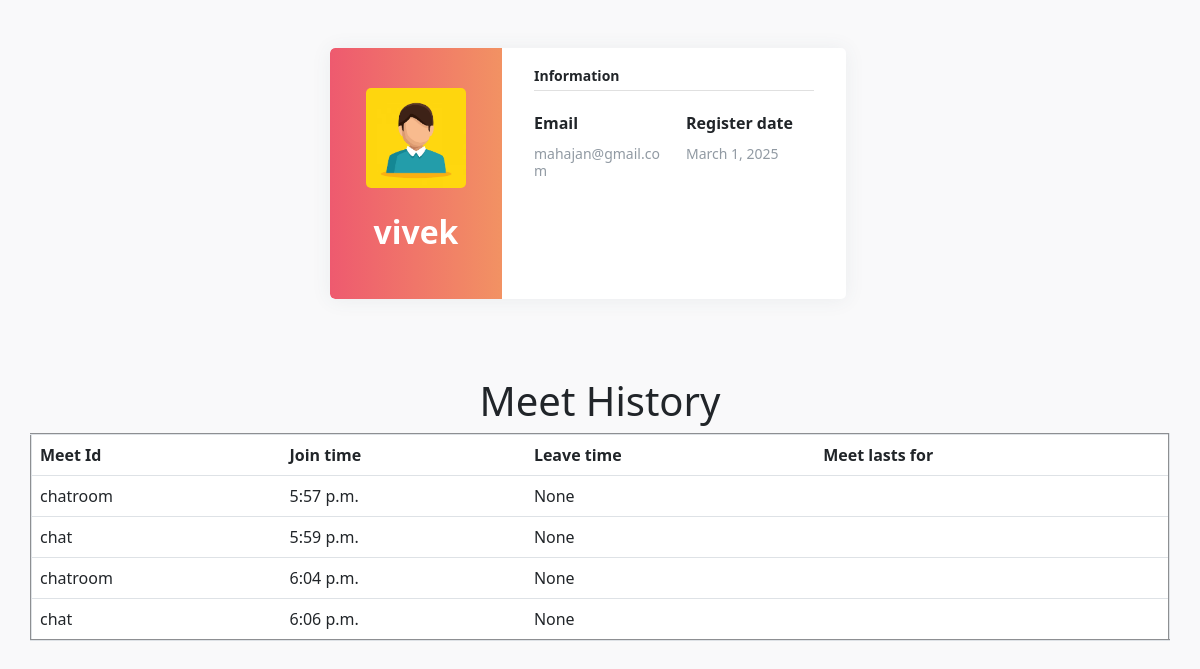
/user_info/vivek, run on the app's committed database.
### vcall/models.py (models this page shows)
class users(models.Model):
    username = models.CharField(primary_key=True, max_length=100, default='')
    password = models.CharField(max_length=100, default='')
    first_name = models.CharField(max_length=100, default='')
    last_name = models.CharField(max_length=100, default='')
    email = models.EmailField(max_length=254, default='')
    date = models.DateField(auto_now=True)
    isactive = models.CharField(max_length=100,default='',blank=True)

class history(models.Model):
    user=models.ForeignKey(users,on_delete=models.CASCADE)
    meet_name=models.CharField(max_length=30,default='')
    date=models.DateField(auto_now=True)
    join_time=models.TimeField(null=True)
    leave_time=models.TimeField(null=True)
    total_time=models.CharField(default='',max_length=10)

### vcall/views.py (the view)
# urls.py: path('user_info/<username>',userInfo,name='user_info')
def userInfo(request, username):
    user = users.objects.get(username=username)
    if user is not None:
        h = history.objects.filter(user=user)
        return render(request, 'vcall/user_info.html', {'user': user, 'list': h})
    else:
        return render(request, 'vcall/user_info.html', {'error': 'error'})

### vcall/templates/vcall/user_info.html (shortened to what this page needs)
<!DOCTYPE html>
<html lang="en">
{% load static %}
<head>
    <link href="https://cdn.jsdelivr.net/npm/bootstrap@5.3.0/dist/css/bootstrap.min.css" rel="stylesheet">
</head>
<body>
    <div class="page-content " id="page-content">
        <div class="padding">
            <div class="row container d-flex justify-content-center">
                <div class="col-xl-6 col-md-12">
                    <div class="card user-card-full">
                        <div class="row m-l-0 m-r-0">
                            <div class="col-sm-4 bg-c-lite-green user-profile">
                                <div class="card-block text-center text-white">
                                    <div class="m-b-25">
                                        <img src="{% static 'vcall/images/human.jpg' %}" width="100px" class="img-radius"
                                            alt="User-Profile-Image">
                                    </div>
                                    <h2 class="f-w-600">{{user.username}}</h2>
                                </div>
                            </div>
                            <div class="col-sm-8">
                                <div class="card-block">
                                    <h6 class="m-b-20 p-b-5 b-b-default f-w-600">Information</h6>
                                    <div class="row">
                                        <div class="col-sm-6">
                                            <p class="m-b-10 f-w-600">Email</p>
                                            <h6 class="text-muted f-w-400">{{list.0.user.email}}</h6>
                                        </div>
                                        <div class="col-sm-6">
                                            <p class="m-b-10 f-w-600">Register date</p>
                                            <h6 class="text-muted f-w-400">{{list.0.user.date}}</h6>
                                        </div>
                                    </div>
                                    <ul class="social-link list-unstyled m-t-40 m-b-10">
                                        <li></li>
                                        <li></li>
                                        <li></li>
                                    </ul>
                                </div>
                            </div>
                        </div>
                    </div>
                </div>
            </div>
        </div>
    </div>
    <div class="container"><center><h1>Meet History</h1></center></div>
    <table border="2px" class="table container">
        <thead>
          <tr>
            <th scope="col">Meet Id</th>
            <th scope="col">Join time</th>
            <th scope="col">Leave time</th>
            <th scope="col">Meet lasts for</th>
          </tr>
        </thead>
        <tbody>
            {% for i in list %}
            <tr>
                <td>{{i.meet_name}}</td>
                <td>{{i.join_time}}</td>
                <td>{{i.leave_time}}</td>
                <td>{{i.total_time}}</td>
            </tr>
        {% endfor %}
        </tbody>
      </table>
</body>
</html>

### vcall/templates/vcall/user_info.html (style rules this page uses)
body { background-color: #f9f9fa }
.padding { padding: 3rem !important }
.user-card-full { overflow: hidden; }
.card { border-radius: 5px; -webkit-box-shadow: 0 1px 20px 0 rgba(69, 90, 100, 0.08); box-shadow: 0 1px 20px 0 rgba(69, 90, 100, 0.08); border: none; margin-bottom: 30px; }
.m-r-0 { margin-right: 0px; }
.m-l-0 { margin-left: 0px; }
.user-card-full .user-profile { border-radius: 5px 0 0 5px; }
.bg-c-lite-green { background: -webkit-gradient(linear, left top, right top, from(#f29263), to(#ee5a6f)); background: linear-gradient(to right, #ee5a6f, #f29263); }
.user-profile { padding: 20px 0; }
.card-block { padding: 1.25rem; }
.m-b-25 { margin-bottom: 25px; }
.img-radius { border-radius: 5px; }
h6 { font-size: 14px; }
.card .card-block p { line-height: 25px; }
.b-b-default { border-bottom: 1px solid #e0e0e0; }
.m-b-20 { margin-bottom: 20px; }
.p-b-5 { padding-bottom: 5px !important; }
.m-b-10 { margin-bottom: 10px; }
.text-muted { color: #919aa3 !important; }
.f-w-600 { font-weight: 600; }
.m-t-40 { margin-top: 20px; }
.user-card-full .social-link li { display: inline-block; }

### data on the page
users: username "vivek"
history: user.email "mahajan@gmail.com", user.date "March 1, 2025", meet_name "chatroom", join_time "5:57 p.m.", leave_time "None"
history: meet_name "chat", join_time "5:59 p.m.", leave_time "None"
history: meet_name "chatroom", join_time "6:04 p.m.", leave_time "None"
history: meet_name "chat", join_time "6:06 p.m.", leave_time "None"
